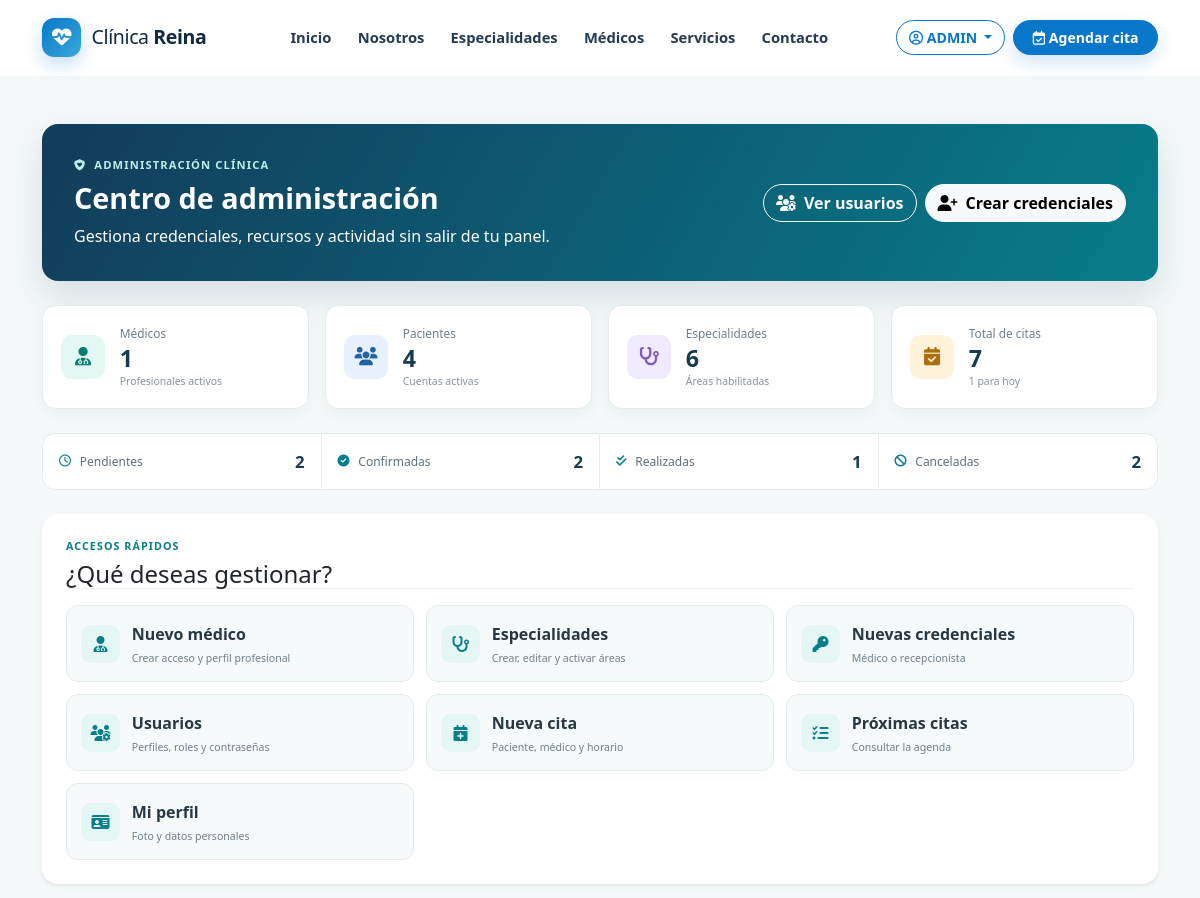
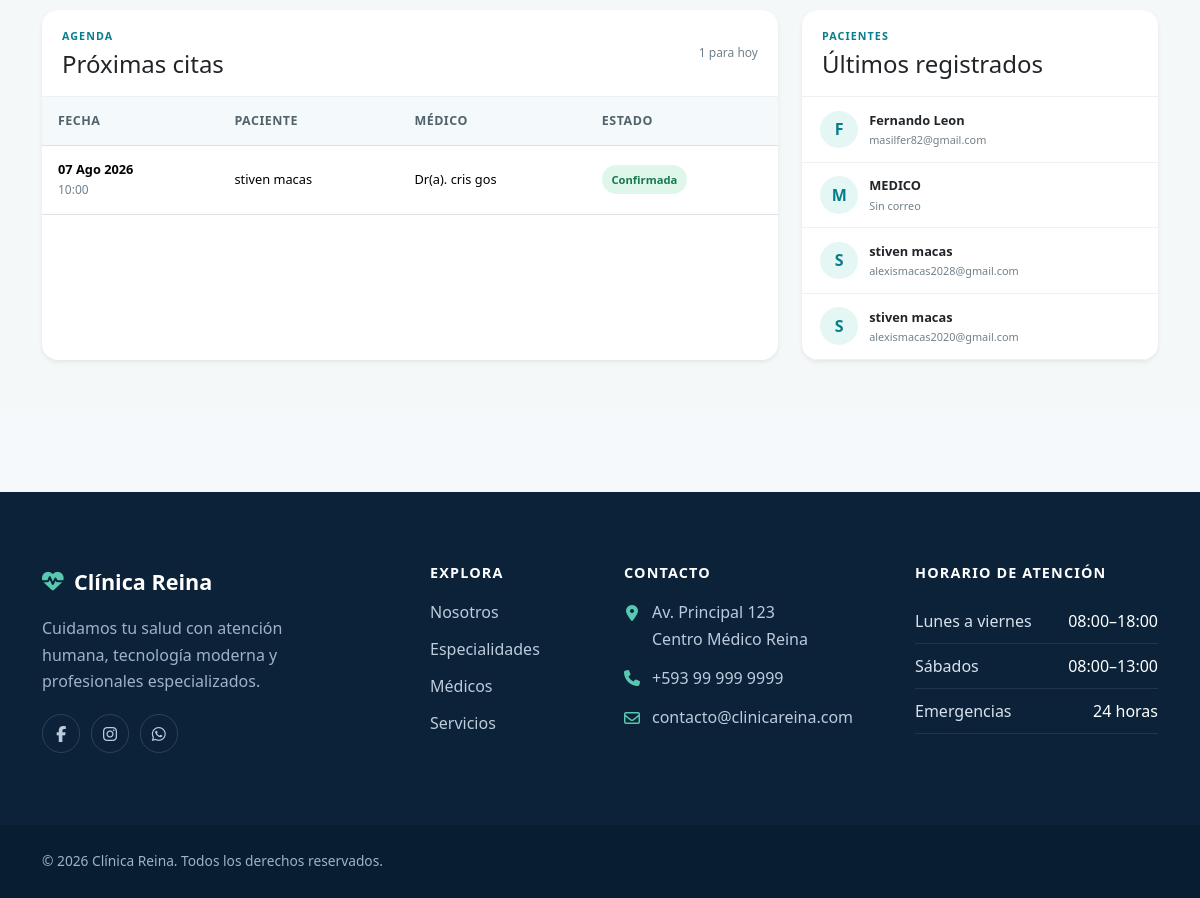
The page /dashboard/ (signed in) on the database its author committed (2 pictures, top to bottom).
### apps/citas/models.py (models this page shows, shortened)
class Cita(models.Model):
    PENDIENTE = "PENDIENTE"
    CONFIRMADA = "CONFIRMADA"
    CANCELADA = "CANCELADA"
    ATENDIDA = "ATENDIDA"
    REAGENDADA = "REAGENDADA"
    ESTADOS = [
        (PENDIENTE, "Pendiente"),
        (CONFIRMADA, "Confirmada"),
        (REAGENDADA, "Reagendada"),
        (ATENDIDA, "Realizada"),
        (CANCELADA, "Cancelada"),
    ]
    paciente = models.ForeignKey(settings.AUTH_USER_MODEL, on_delete=models.PROTECT, related_name="citas")
    medico = models.ForeignKey("medicos.Medico", on_delete=models.PROTECT, related_name="citas")
    especialidad = models.ForeignKey("especialidades.Especialidad", on_delete=models.PROTECT, related_name="citas")
    fecha = models.DateField()
    hora = models.TimeField()
    motivo = models.TextField(max_length=500)
    estado = models.CharField(max_length=12, choices=ESTADOS, default=PENDIENTE)
    creado_en = models.DateTimeField(auto_now_add=True)
    recordatorio_whatsapp_enviado = models.BooleanField(default=False)
    fecha_recordatorio_whatsapp = models.DateTimeField(null=True, blank=True)
    whatsapp_message_id = models.CharField(max_length=255, blank=True)
    estado_recordatorio_whatsapp = models.CharField(max_length=30, blank=True)
    error_recordatorio_whatsapp = models.TextField(blank=True)
    class Meta:
        ordering = ("fecha", "hora")
        constraints = [
            models.UniqueConstraint(
                fields=("medico", "fecha", "hora"),
                condition=~models.Q(estado="CANCELADA"),
                name="cita_medico_fecha_hora_activa_unica",
            )
        ]

### apps/medicos/models.py (models this page shows)
class Medico(models.Model):
    usuario = models.OneToOneField(
        settings.AUTH_USER_MODEL,
        on_delete=models.SET_NULL,
        null=True,
        blank=True,
        related_name="medico",
    )
    especialidad = models.ForeignKey(
        "especialidades.Especialidad", on_delete=models.PROTECT, related_name="medicos"
    )
    nombres = models.CharField(max_length=100)
    apellidos = models.CharField(max_length=100)
    registro_profesional = models.CharField(max_length=50, unique=True)
    foto = models.ImageField(upload_to="medicos/", blank=True, null=True)
    biografia = models.TextField(blank=True)
    consultorio = models.CharField(max_length=100, blank=True)
    duracion_consulta = models.PositiveSmallIntegerField(default=30, help_text="Minutos")
    activo = models.BooleanField(default=True)
    destacado = models.BooleanField(default=False)
    creado_en = models.DateTimeField(auto_now_add=True)
    class Meta:
        ordering = ("nombres", "apellidos")
        verbose_name = "Médico"
        verbose_name_plural = "Médicos"
    def __str__(self):
        return f"Dr(a). {self.nombres} {self.apellidos}"

### apps/dashboard/views.py (the view, shortened to what this page needs)
# urls.py: path("", views.dashboard_admin, name="admin"),
@solo_administrador
def dashboard_admin(request):
    hoy = timezone.localdate()
    citas = Cita.objects.select_related("paciente", "medico", "especialidad")
    usuarios = get_user_model().objects.select_related("perfil")
    credencial_form = CrearCredencialPersonalForm(request.POST or None)
    contexto = {
        "perfil": request.user.perfil,
        "credencial_form": credencial_form,
        "total_pacientes": usuarios.filter(perfil__rol=Perfil.Rol.PACIENTE, is_active=True).count(),
        "total_medicos": Medico.objects.filter(activo=True).count(),
        "total_recepcionistas": get_user_model().objects.filter(perfil__rol=Perfil.Rol.RECEPCIONISTA, is_active=True).count(),
        "total_especialidades": Especialidad.objects.filter(activo=True).count(),
        "citas_hoy": citas.filter(fecha=hoy).exclude(estado=Cita.CANCELADA).count(),
        "total_citas": citas.count(),
        "pendientes": citas.filter(estado=Cita.PENDIENTE).count(),
        "confirmadas": citas.filter(estado=Cita.CONFIRMADA).count(),
        "atendidas": citas.filter(estado=Cita.ATENDIDA).count(),
        "canceladas": citas.filter(estado=Cita.CANCELADA).count(),
        "citas_recientes": citas.order_by("-creado_en")[:6],
        "proximas_citas": citas.filter(fecha__gte=hoy).exclude(estado__in=[Cita.CANCELADA, Cita.ATENDIDA]).order_by("fecha", "hora")[:8],
        "ultimos_pacientes": usuarios.filter(perfil__rol=Perfil.Rol.PACIENTE).order_by("-date_joined")[:6],
    }
    return render(request, "dashboard/admin.html", contexto)

### apps/especialidades/models.py (called while the page is built)
    def __str__(self):
        return self.nombre

### templates/dashboard/admin.html (shortened to what this page needs)
{% extends "base.html" %}{% load static crispy_forms_tags %}
{% block css %}<link rel="stylesheet" href="{% static 'css/usuarios.css' %}"><link rel="stylesheet" href="{% static 'css/dashboard.css' %}">{% endblock %}
{% block content %}<section class="admin-dashboard py-4 py-lg-5"><div class="container">
<header class="admin-hero mb-4" data-animate="fade-up"><div><p class="admin-eyebrow"><i class="fa-solid fa-shield-heart me-2"></i>Administración clínica</p><h1>Centro de administración</h1><p class="mb-0">Gestiona credenciales, recursos y actividad sin salir de tu panel.</p></div><div class="d-flex flex-wrap gap-2"><a class="btn btn-outline-light" href="{% url 'usuarios:admin_usuarios' %}"><i class="fa-solid fa-users-gear me-2"></i>Ver usuarios</a><a class="btn btn-light" href="{% url 'dashboard:crear_credencial' %}"><i class="fa-solid fa-user-plus me-2"></i>Crear credenciales</a></div></header>
<div class="admin-metrics-grid mb-4"><article class="metric-card"><span class="metric-icon doctors"><i class="fa-solid fa-user-doctor"></i></span><div><p>Médicos</p><strong>{{ total_medicos }}</strong><small>Profesionales activos</small></div></article><article class="metric-card"><span class="metric-icon patients"><i class="fa-solid fa-users"></i></span><div><p>Pacientes</p><strong>{{ total_pacientes }}</strong><small>Cuentas activas</small></div></article><article class="metric-card"><span class="metric-icon specialties"><i class="fa-solid fa-stethoscope"></i></span><div><p>Especialidades</p><strong>{{ total_especialidades }}</strong><small>Áreas habilitadas</small></div></article><article class="metric-card"><span class="metric-icon appointments"><i class="fa-solid fa-calendar-check"></i></span><div><p>Total de citas</p><strong>{{ total_citas }}</strong><small>{{ citas_hoy }} para hoy</small></div></article></div>
<div class="appointment-states mb-4"><span><i class="fa-regular fa-clock"></i>Pendientes<strong>{{ pendientes }}</strong></span><span><i class="fa-solid fa-circle-check"></i>Confirmadas<strong>{{ confirmadas }}</strong></span><span><i class="fa-solid fa-check-double"></i>Realizadas<strong>{{ atendidas }}</strong></span><span><i class="fa-solid fa-ban"></i>Canceladas<strong>{{ canceladas }}</strong></span></div>
<section class="card border-0 shadow-sm admin-card mb-4"><div class="card-body p-4"><div class="admin-card-header p-0 mb-3"><div><p class="section-label mb-1">ACCESOS RÁPIDOS</p><h2 class="h4 mb-0">¿Qué deseas gestionar?</h2></div></div><div class="admin-quick-actions"><a href="{% url 'usuarios:crear_medico' %}"><i class="fa-solid fa-user-doctor"></i><span>Nuevo médico<small>Crear acceso y perfil profesional</small></span></a><a href="{% url 'especialidades:administrar' %}"><i class="fa-solid fa-stethoscope"></i><span>Especialidades<small>Crear, editar y activar áreas</small></span></a><a href="{% url 'dashboard:crear_credencial' %}"><i class="fa-solid fa-key"></i><span>Nuevas credenciales<small>Médico o recepcionista</small></span></a><a href="{% url 'usuarios:admin_usuarios' %}"><i class="fa-solid fa-users-gear"></i><span>Usuarios<small>Perfiles, roles y contraseñas</small></span></a><a href="{% url 'citas:recepcion_crear' %}"><i class="fa-solid fa-calendar-plus"></i><span>Nueva cita<small>Paciente, médico y horario</small></span></a><a href="#proximas-citas"><i class="fa-solid fa-list-check"></i><span>Próximas citas<small>Consultar la agenda</small></span></a><a href="{% url 'usuarios:perfil' %}"><i class="fa-solid fa-id-card"></i><span>Mi perfil<small>Foto y datos personales</small></span></a></div></div></section>
<div class="row g-4"><div class="col-lg-8"><section class="card border-0 shadow-sm admin-card h-100" id="proximas-citas"><div class="admin-card-header"><div><p class="section-label mb-1">AGENDA</p><h2 class="h4 mb-0">Próximas citas</h2></div><span>{{ citas_hoy }} para hoy</span></div><div class="table-responsive"><table class="table align-middle mb-0 admin-table"><thead><tr><th>Fecha</th><th>Paciente</th><th>Médico</th><th>Estado</th></tr></thead><tbody>{% for cita in proximas_citas %}<tr><td><strong>{{ cita.fecha|date:'d M Y' }}</strong><small>{{ cita.hora|time:'H:i' }}</small></td><td>{{ cita.paciente.get_full_name|default:cita.paciente.username }}</td><td>{{ cita.medico }}</td><td><span class="status-badge status-{{ cita.estado|lower }}">{{ cita.get_estado_display }}</span></td></tr>{% empty %}<tr><td colspan="4" class="text-center text-muted py-5">No hay próximas citas.</td></tr>{% endfor %}</tbody></table></div></section></div><div class="col-lg-4"><section class="card border-0 shadow-sm admin-card h-100"><div class="admin-card-header"><div><p class="section-label mb-1">PACIENTES</p><h2 class="h4 mb-0">Últimos registrados</h2></div></div><div class="recent-patients">{% for paciente in ultimos_pacientes %}<div><span>{{ paciente.first_name|first|default:paciente.username|first|upper }}</span><p><strong>{{ paciente.get_full_name|default:paciente.username }}</strong><small>{{ paciente.email|default:'Sin correo' }}</small></p></div>{% empty %}<p class="text-muted p-3">No hay pacientes registrados.</p>{% endfor %}</div></section></div></div>
</div></section>{% endblock %}

### templates/componentes/navbar.html (shortened to what this page needs)
{% load socialaccount %}
<nav class="clinic-navbar navbar navbar-expand-xl sticky-top" aria-label="Navegación principal" data-navbar>
  <div class="container">
    <a class="clinic-navbar__brand navbar-brand" href="{% url 'pagina:inicio' %}" aria-label="Clínica Reina, inicio">
      <span class="clinic-navbar__logo" aria-hidden="true"><i class="fa-solid fa-heart-pulse"></i></span>
      <span>Clínica <strong>Reina</strong></span>
    </a>
    <div class="collapse navbar-collapse" id="menuNavbar">
      <ul class="navbar-nav mx-xl-auto">
        <li class="nav-item"><a class="nav-link" href="{% url 'pagina:inicio' %}">Inicio</a></li>
        <li class="nav-item"><a class="nav-link" href="{% url 'pagina:nosotros' %}">Nosotros</a></li>
        <li class="nav-item"><a class="nav-link" href="{% url 'pagina:especialidades' %}">Especialidades</a></li>
        <li class="nav-item"><a class="nav-link" href="{% url 'pagina:medicos' %}">Médicos</a></li>
        <li class="nav-item"><a class="nav-link" href="{% url 'pagina:servicios' %}">Servicios</a></li>
        <li class="nav-item"><a class="nav-link" href="{% url 'pagina:contacto' %}">Contacto</a></li>
      </ul>
      <div class="clinic-navbar__actions d-flex flex-column flex-xl-row align-items-xl-center gap-2">
        {% if user.is_authenticated %}
          <div class="dropdown">
            <button class="btn clinic-user-menu dropdown-toggle" type="button" data-bs-toggle="dropdown" aria-expanded="false">
              <i class="fa-regular fa-circle-user" aria-hidden="true"></i>
              <span>{{ user.get_full_name|default:user.username }}</span>
            </button>
          </div>
        {% endif %}
        <a href="{% url 'citas:agendar' %}" class="btn clinic-appointment-btn"><i class="fa-regular fa-calendar-check" aria-hidden="true"></i> Agendar cita</a>
      </div>
    </div>
  </div>
</nav>

### static/css/variables.css (style rules this page uses)
:root { --color-primary: #0877c9; --color-primary-dark: #075a98; --color-primary-soft: #e9f5fd; --color-secondary: #64748b; --color-success: #1f9d7a; --color-success-soft: #e7f7f1; --color-danger: #dc3545; --color-dark: #102a43; --color-background: #f6f9fc; --color-surface: #ffffff; --color-text: #243b53; --color-muted: #627d98; --color-border: #d9e2ec; --font-family: "Segoe UI", Roboto, "Helvetica Neue", Arial, sans-serif; --radius-sm: .5rem; --radius-md: 1rem; --radius-lg: 1.5rem; --radius-pill: 999px; --shadow-sm: 0 4px 14px rgb(16 42 67 / 7%); --shadow-md: 0 14px 36px rgb(16 42 67 / 12%); --shadow-lg: 0 24px 60px rgb(16 42 67 / 16%); --space-xs: .5rem; --space-sm: .75rem; --space-md: 1rem; --space-lg: 1.5rem; --space-xl: 2.5rem; --transition-fast: 180ms ease; --transition-normal: 320ms ease; --navbar-height: 76px; }

### static/css/base.css (style rules this page uses)
html { scroll-behavior: smooth; scroll-padding-top: calc(var(--navbar-height) + 1rem); }
body { min-height: 100vh; display: flex; flex-direction: column; margin: 0; overflow-x: hidden; color: var(--color-text); background: var(--color-background); font-family: var(--font-family); line-height: 1.65; text-rendering: optimizeLegibility; }
h1, h2, h3, h4, h5, h6 { color: var(--color-dark); font-weight: 700; line-height: 1.2; text-wrap: balance; }
p { text-wrap: pretty; }
a { color: var(--color-primary); text-decoration: none; transition: color var(--transition-fast); }
section { position: relative; }

### static/css/animations.css (style rules this page uses)
[data-animate] { opacity: 0; transition-property: opacity, transform; transition-duration: var(--animate-duration, 600ms); transition-delay: var(--animate-delay, 0ms); transition-timing-function: cubic-bezier(.2, .7, .2, 1); }
[data-animate="fade-up"] { transform: translateY(28px); }

### static/css/navbar.css (style rules this page uses)
.clinic-navbar { min-height: var(--navbar-height); padding-block: .75rem; background: rgb(255 255 255 / 96%); border-bottom: 1px solid transparent; backdrop-filter: blur(14px); transition: min-height var(--transition-normal), box-shadow var(--transition-normal), border-color var(--transition-normal); }
.clinic-navbar__brand { display: inline-flex; align-items: center; gap: .65rem; color: var(--color-dark); font-size: 1.22rem; letter-spacing: -.02em; }
.clinic-navbar__logo { display: inline-grid; width: 2.45rem; height: 2.45rem; place-items: center; color: #fff; background: linear-gradient(135deg, var(--color-primary), #39a9db); border-radius: .75rem; box-shadow: 0 7px 18px rgb(8 119 201 / 24%); }
.clinic-navbar .nav-link { position: relative; margin-inline: .1rem; padding: .65rem .72rem !important; color: var(--color-text); font-size: .92rem; font-weight: 600; }
.clinic-navbar .nav-link::after { position: absolute; right: .7rem; bottom: .35rem; left: .7rem; height: 2px; content: ""; background: var(--color-primary); transform: scaleX(0); transition: transform var(--transition-fast); }
.clinic-navbar__actions .btn { white-space: nowrap; border-radius: var(--radius-pill); font-size: .88rem; font-weight: 700; }
.clinic-login-btn, .clinic-user-menu { color: var(--color-primary); background: transparent; border-color: var(--color-primary); }
.clinic-appointment-btn { padding-inline: 1.15rem; color: #fff; background: var(--color-primary); border-color: var(--color-primary); box-shadow: 0 7px 18px rgb(8 119 201 / 20%); }

### rows shown on the page
Cita: fecha "07 Ago 2026", hora "10:00", paciente.get_full_name "stiven macas", medico "Dr(a). cris gos", estado "Confirmada"

### other values the page prints
{{ user.get_full_name|default:user.username }} "ADMIN"
{{ total_medicos }} "1"
{{ total_pacientes }} "4"
{{ total_especialidades }} "6"
{{ total_citas }} "7"
{{ citas_hoy }} "1"
{{ pendientes }} "2"
{{ confirmadas }} "2"
{{ atendidas }} "1"
{{ canceladas }} "2"
{{ paciente.first_name|first|default:paciente.username|first|upper }} "F"
{{ paciente.get_full_name|default:paciente.username }} "Fernando Leon"
{{ paciente.email|default:'Sin correo' }} "masilfer82@gmail.com"
{{ paciente.first_name|first|default:paciente.username|first|upper }} "M"
{{ paciente.get_full_name|default:paciente.username }} "MEDICO"
